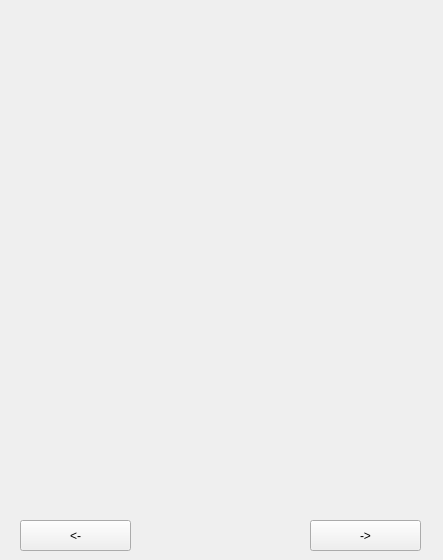
<?xml version="1.0" encoding="UTF-8"?>
<ui version="4.0">
 <class>MainWindow</class>
 <widget class="QMainWindow" name="MainWindow">
  <property name="geometry">
   <rect>
    <x>0</x>
    <y>0</y>
    <width>443</width>
    <height>560</height>
   </rect>
  </property>
  <property name="windowTitle">
   <string>MainWindow</string>
  </property>
  <widget class="QWidget" name="centralwidget">
   <widget class="QPushButton" name="goLeft">
    <property name="geometry">
     <rect>
      <x>20</x>
      <y>520</y>
      <width>111</width>
      <height>31</height>
     </rect>
    </property>
    <property name="text">
     <string>&lt;-</string>
    </property>
   </widget>
   <widget class="QPushButton" name="goRight">
    <property name="geometry">
     <rect>
      <x>310</x>
      <y>520</y>
      <width>111</width>
      <height>31</height>
     </rect>
    </property>
    <property name="text">
     <string>-&gt;</string>
    </property>
   </widget>
  </widget>
 </widget>
 <resources/>
 <connections/>
</ui>
